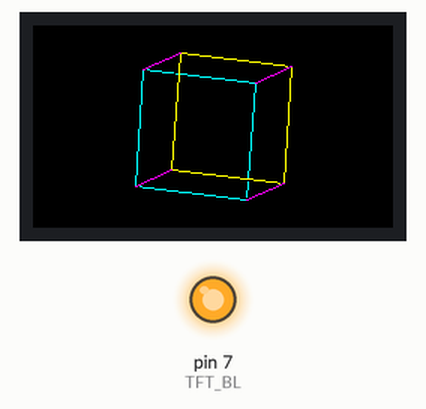
Recording of a sketch running on a simulated Arduino Uno, built with avr-gcc and run on an emulated ATmega328P. On the bench: 240×135 colour display, output pins drawn as LEDs (lit = HIGH).

Above: at 0.61 s.
At 5.02 s:
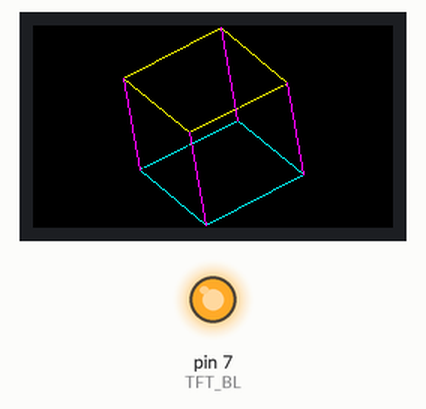
At 10.1 s:
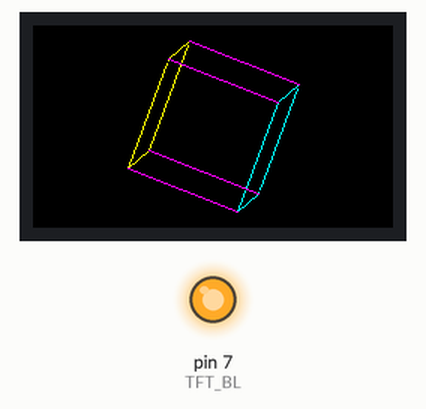
At 19.64 s:
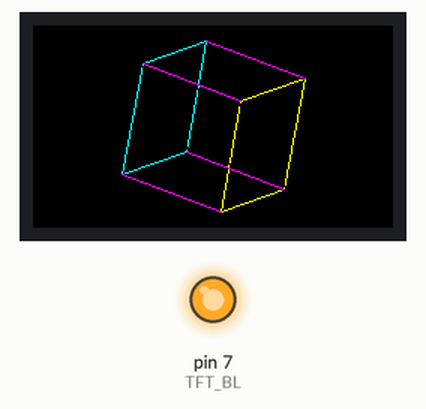
At 28.48 s:
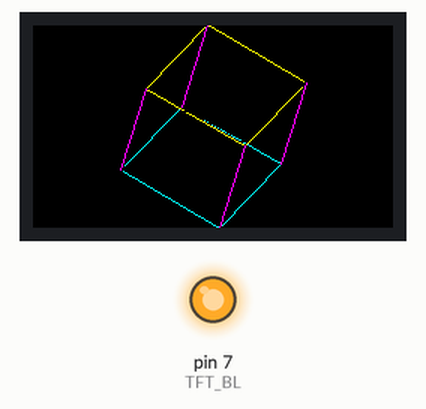
At 39.29 s:
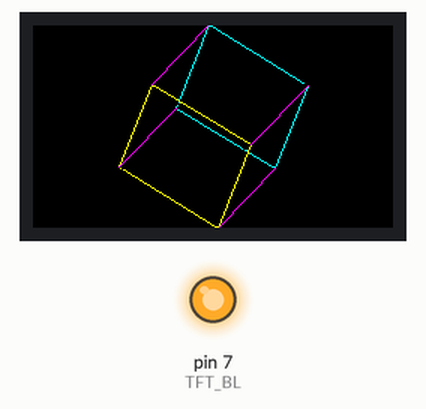

The sketch:

tft_swspi.ino
```cpp
// Spinning 3D cube on Adafruit Mini PiTFT 135x240 (ST7789)
// SW SPI + direct erase-and-redraw (no library patch required)
//
// Wiring (display -> UNO Q):
//   SCK  -> D13
//   MOSI -> D11
//   CS   -> D10
//   DC   -> D9
//   RST  -> D8
//   BL   -> D7
//   VIN  -> 3.3V
//   GND  -> GND
#include <Arduino_GFX_Library.h>
#include <SPI.h>
#include <math.h>

#define BLACK   0x0000
#define CYAN    0x07FF
#define YELLOW  0xFFE0
#define MAGENTA 0xF81F

#define TFT_CS   10
#define TFT_DC    9
#define TFT_RST   8
#define TFT_BL    7
#define TFT_MOSI 11
#define TFT_SCK  13

Arduino_DataBus *bus = new Arduino_SWSPI(TFT_DC, TFT_CS, TFT_SCK, TFT_MOSI, -1);
Arduino_ST7789 *tft = new Arduino_ST7789(bus, TFT_RST, 0, true, 135, 240, 52, 40, 53, 40);

float verts[8][3] = {
  {-1,-1,-1}, { 1,-1,-1}, { 1, 1,-1}, {-1, 1,-1},
  {-1,-1, 1}, { 1,-1, 1}, { 1, 1, 1}, {-1, 1, 1}
};

int edges[12][2] = {
  {0,1},{1,2},{2,3},{3,0},
  {4,5},{5,6},{6,7},{7,4},
  {0,4},{1,5},{2,6},{3,7}
};

uint16_t edgeColors[12] = {
  CYAN, CYAN, CYAN, CYAN,
  YELLOW, YELLOW, YELLOW, YELLOW,
  MAGENTA, MAGENTA, MAGENTA, MAGENTA
};

float angleX = 0, angleY = 0, angleZ = 0;

const int CX = 120;
const int CY = 67;
const float SCALE = 40.0;

int prevPx[8], prevPy[8];
int curPx[8], curPy[8];
bool firstFrame = true;

float sx_, cx_, sy_, cy_, sz_, cz_;

void project(float x, float y, float z, int &sx, int &sy) {
  float y1 = y * cx_ - z * sx_;
  float z1 = y * sx_ + z * cx_;
  float x2 = x * cy_ + z1 * sy_;
  float x3 = x2 * cz_ - y1 * sz_;
  float y3 = x2 * sz_ + y1 * cz_;
  sx = CX + (int)(x3 * SCALE);
  sy = CY + (int)(y3 * SCALE);
}

void setup() {
  pinMode(TFT_BL, OUTPUT);
  digitalWrite(TFT_BL, HIGH);

  tft->begin();
  delay(100);
  tft->setRotation(1);
  tft->fillScreen(BLACK);
}

void loop() {
  sx_ = sin(angleX); cx_ = cos(angleX);
  sy_ = sin(angleY); cy_ = cos(angleY);
  sz_ = sin(angleZ); cz_ = cos(angleZ);

  for (int i = 0; i < 8; i++)
    project(verts[i][0], verts[i][1], verts[i][2], curPx[i], curPy[i]);

  // Erase old, draw new for each edge back-to-back to minimize flicker
  for (int i = 0; i < 12; i++) {
    int a = edges[i][0], b = edges[i][1];
    if (!firstFrame)
      tft->drawLine(prevPx[a], prevPy[a], prevPx[b], prevPy[b], BLACK);
    tft->drawLine(curPx[a], curPy[a], curPx[b], curPy[b], edgeColors[i]);
  }
  firstFrame = false;

  for (int i = 0; i < 8; i++) {
    prevPx[i] = curPx[i];
    prevPy[i] = curPy[i];
  }

  angleX += 0.03;
  angleY += 0.05;
  angleZ += 0.02;
}
```
